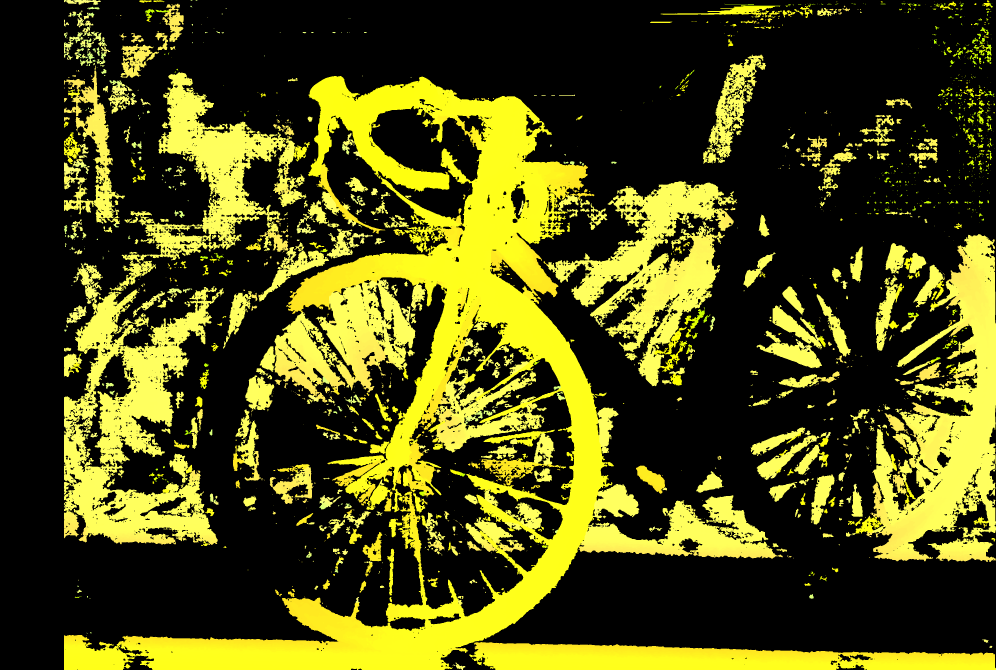
#> input picture main/down/img_0_uint8_2008x2988x3.png, 2988 x 2008 px, given in place of the camera (shown at 1/3 size)
$ python victus.py
#> lines starting #> are read from the running program, lines starting #| are printed output that depends on the picture; after the words box and inside, x2 and y2 are one past the last pixel; in counts of white or black regions, pixels touching at a corner belong together
#> in run_live, frame_l is the input picture: shape (2008, 2988, 3); mean B, G, R 19.6, 76.8, 77.6
### main/tools/disparity_map.py
import cv2
import numpy as np

from config import (
    MODE,

    FOCAL_LENGTH,
    BASELINE,
    DISPARITY_OFFSET,

    LEFT_IMAGE,
    RIGHT_IMAGE )


# =========================
# SGBM CONFIG
# =========================
stereo = cv2.StereoSGBM_create(
    minDisparity      = 0,
    numDisparities    = 16 * 8,     # 192 — must be divisible by 16
    blockSize         = 5,
    P1                = 8  * 3 * 5 ** 2,
    P2                = 32 * 3 * 5 ** 2,
    disp12MaxDiff     = 1,
    uniquenessRatio   = 10,
    speckleWindowSize = 100,
    speckleRange      = 32,
    mode              = cv2.STEREO_SGBM_MODE_SGBM,   # faster than default MODE_HH
)

def disparity_n_depth_map(
    left:    np.ndarray,
    right:   np.ndarray,
    colored: bool = False,
    scale:   float = 0.8,
    gray: bool = False

):
    """
    Compute disparity and metric depth map.

    Speed knobs
    -----------
    scale : resize both frames before SGBM, then upscale result back.
            0.5 => ~4x fewer pixels -> big FPS boost with small quality loss.
    """
#> called with colored = False, scale = 0.8, gray = False
    h, w = left.shape[:2]
#> h = 2008; w = 2988

    if gray:
        left = cv2.cvtColor(left, cv2.COLOR_BGR2GRAY)
        right = cv2.cvtColor(right, cv2.COLOR_BGR2GRAY)
    if scale != 1.0:
        dsize  = (int(w * scale), int(h * scale))
#> dsize = (2390, 1606)
        left = cv2.resize(left, dsize, interpolation=cv2.INTER_LINEAR)
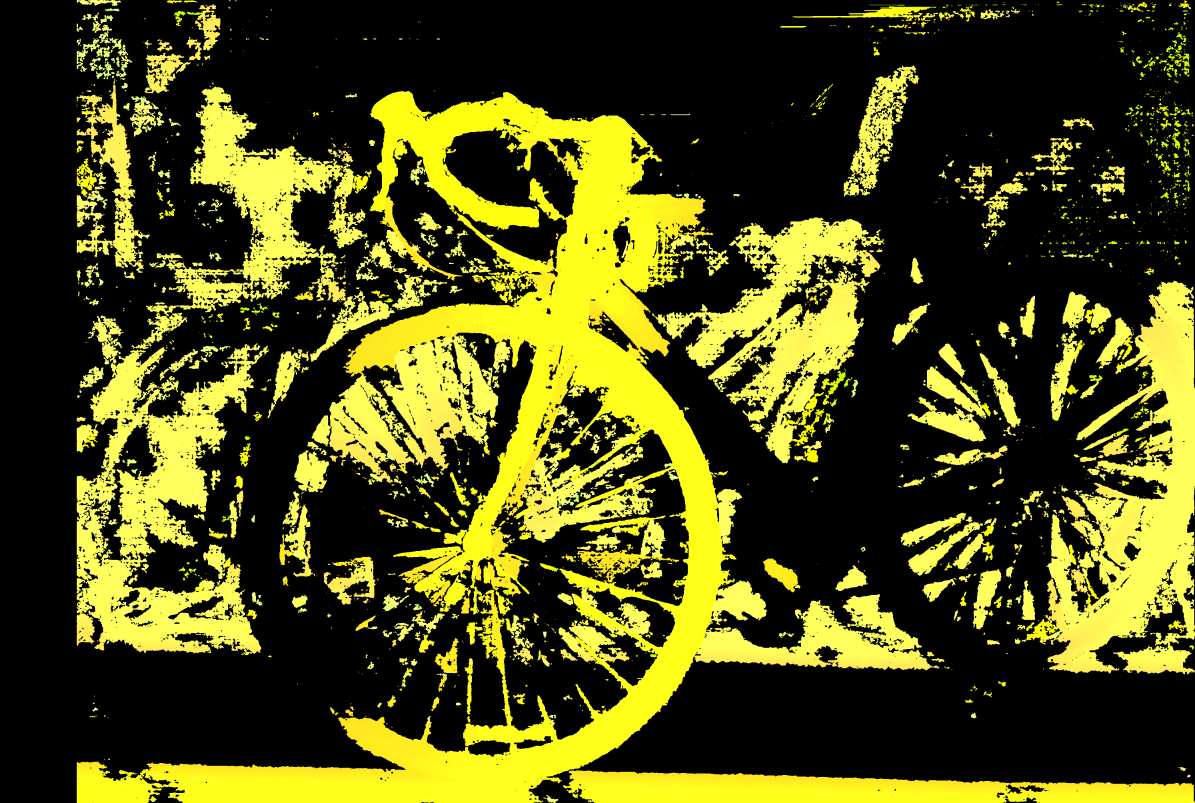
#> left: shape (1606, 2390, 3) (shown at 1/2 size); mean of channels 0, 1, 2 19.6, 76.8, 77.6; drawn as B, G, R
        right = cv2.resize(right, dsize, interpolation=cv2.INTER_LINEAR)

    disparity = stereo.compute(left, right).astype(np.float32) / 16.0
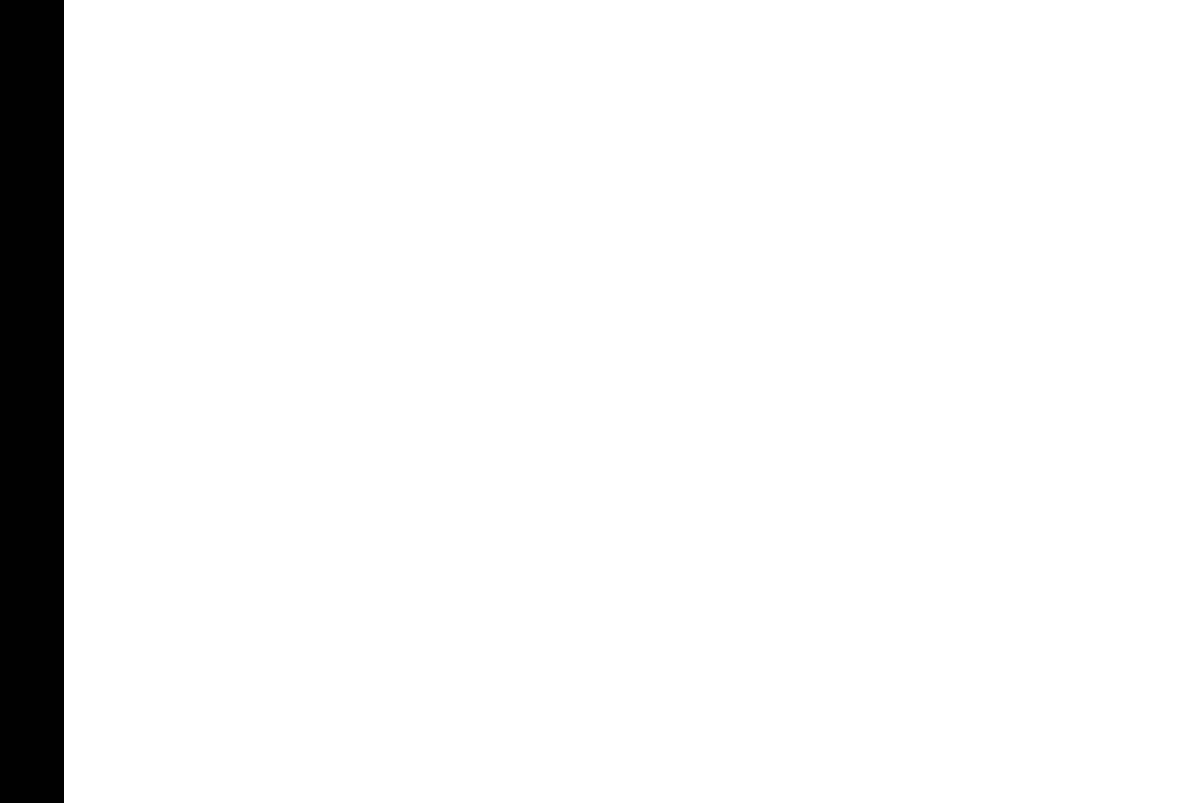
#> disparity: shape (1606, 2390) float32 (shown at 1/2 size); values -1 (black) and 0 (white), 94.6% white; 1 black region, box (x1, y1, x2, y2) and area: (0, 0, 128, 1606) 205568

    if scale != 1.0:
        disparity = cv2.resize(disparity, (w, h), interpolation=cv2.INTER_LINEAR)
#> disparity: shape (2008, 2988) float32
        disparity /= scale

    # ── Depth ──────────────────────────────────────────────────────────────────
    valid_mask = disparity > 0
#> valid_mask: shape (2008, 2988) bool; every value is 0
    depth = np.zeros_like(disparity, dtype=np.float32)
    depth[valid_mask] = (FOCAL_LENGTH * BASELINE) / (
        disparity[valid_mask] + DISPARITY_OFFSET
    )
#> depth: shape (2008, 2988) float32; every value is 0
    depth[~np.isfinite(depth)] = 0

    # Normalize disparity for display
    disparity_display = cv2.normalize(
        disparity,
        None,
        0,
        255,
        cv2.NORM_MINMAX
    ).astype(np.uint8)

    if colored:
        # Apply color map
        disparity_display = cv2.applyColorMap(
            disparity_display,
            cv2.COLORMAP_JET
        )


    return disparity_display, depth

# [35 lines left out: function automatic_grabcut, not called in this run]

### main/victus.py
import cv2
from config import (
    LEFT_CAMERA_INDEX,
    RIGHT_CAMERA_INDEX
)

from tools.disparity_map import disparity_n_depth_map as compute_depth

def run_live():

    cap_left = cv2.VideoCapture(LEFT_CAMERA_INDEX)
    cap_right = cv2.VideoCapture(RIGHT_CAMERA_INDEX)

    if not cap_left.isOpened():
        raise RuntimeError("Could not open left camera")

    if not cap_right.isOpened():
        raise RuntimeError("Could not open right camera")

    while True:

        ret_l, frame_l = cap_left.read()
        ret_r, frame_r = cap_right.read()

        if not ret_l or not ret_r:
            print("Frame capture failed")
            break

        disparity_map, depth = compute_depth(frame_l, frame_r)

        cv2.imshow("Left Camera", frame_l)
        cv2.imshow("Right Camera", frame_r)
        cv2.imshow("Disparity / Depth Map", disparity_map)

        if cv2.waitKey(1) & 0xFF == ord("q"):
#> (key q is pressed here)
            break

    cap_left.release()
    # cap_right.release()
    cv2.destroyAllWindows()

run_live()

$ run again, on main/down/img_1_uint8_2008x2988x3.png
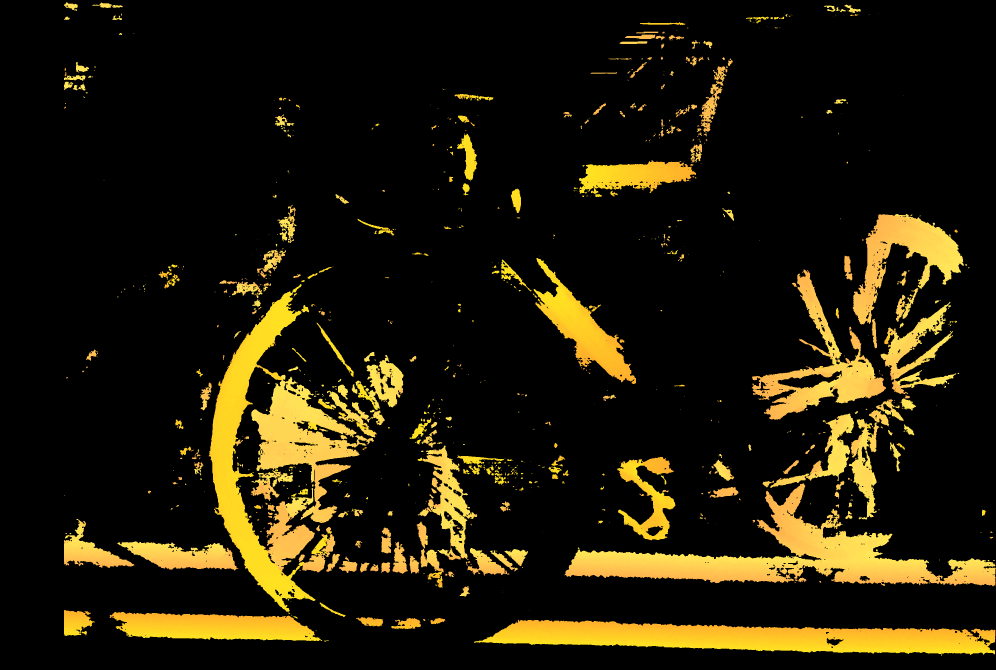
#> input picture main/down/img_1_uint8_2008x2988x3.png, 2988 x 2008 px, given in place of the camera (shown at 1/3 size)
#> in run_live, frame_l is the input picture: shape (2008, 2988, 3); mean B, G, R 8.5, 27.5, 34
#> in disparity_n_depth_map, `left = cv2.resize(left, dsize, interpolation=cv2.INTER_LINEAR)`:
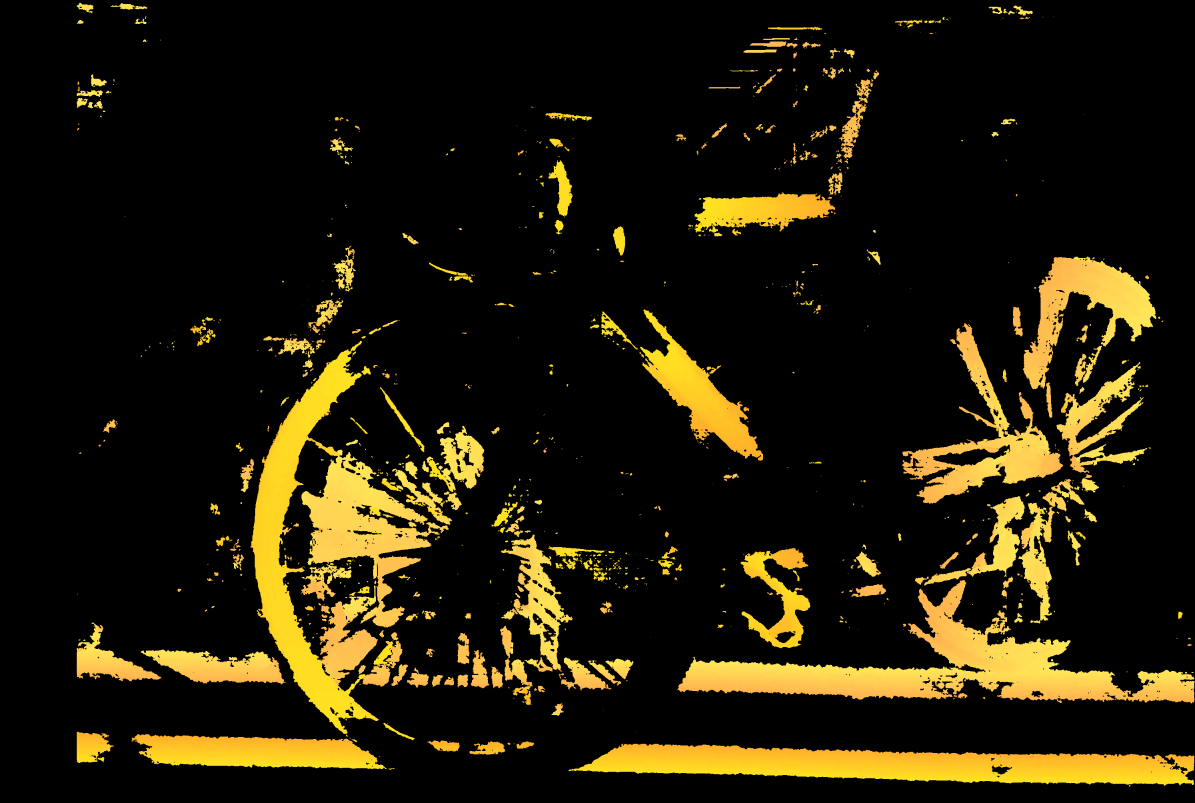
#> left: shape (1606, 2390, 3) (shown at 1/2 size); mean of channels 0, 1, 2 8.5, 27.5, 34; drawn as B, G, R
#> valid_mask: shape (2008, 2988) bool; every value is 0
#> depth: shape (2008, 2988) float32; every value is 0

$ run again, on main/down/img_2_uint8_2008x2988x3.png
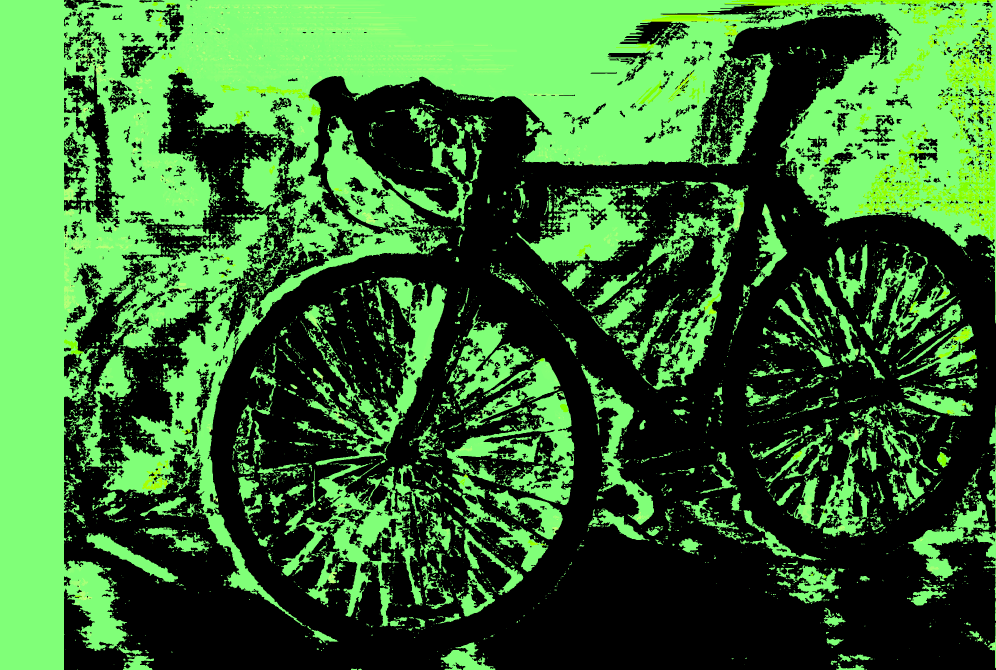
#> input picture main/down/img_2_uint8_2008x2988x3.png, 2988 x 2008 px, given in place of the camera (shown at 1/3 size)
#> in run_live, frame_l is the input picture: shape (2008, 2988, 3); mean B, G, R 50.2, 110.2, 56
#> in disparity_n_depth_map, `left = cv2.resize(left, dsize, interpolation=cv2.INTER_LINEAR)`:
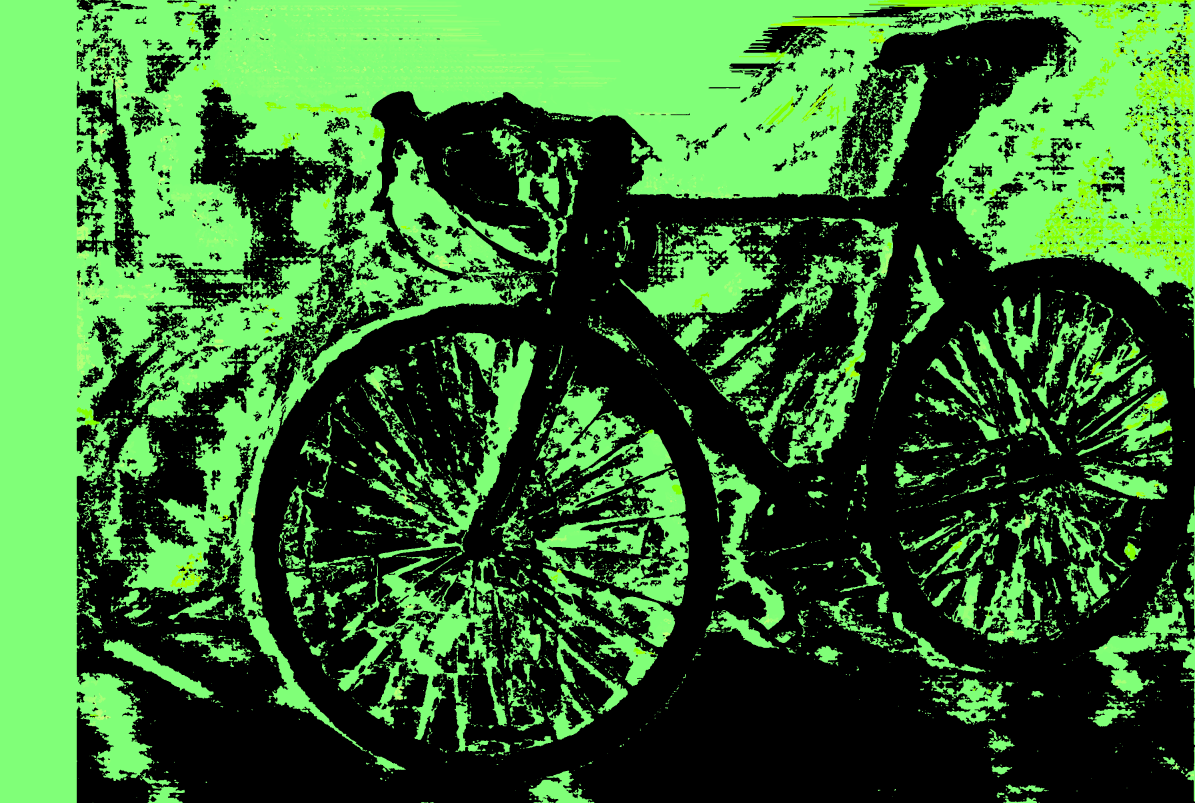
#> left: shape (1606, 2390, 3) (shown at 1/2 size); mean of channels 0, 1, 2 50.2, 110.2, 56; drawn as B, G, R
#> valid_mask: shape (2008, 2988) bool; every value is 0
#> depth: shape (2008, 2988) float32; every value is 0

$ run again, on main/down/img_3_uint8_2008x2988x3.png
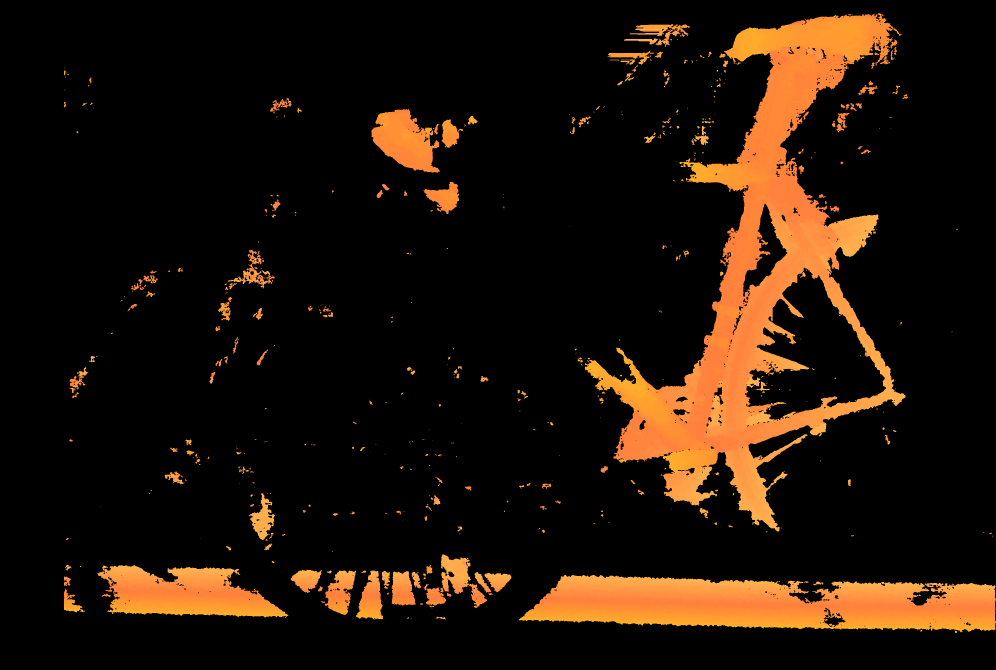
#> input picture main/down/img_3_uint8_2008x2988x3.png, 2988 x 2008 px, given in place of the camera (shown at 1/3 size)
#> in run_live, frame_l is the input picture: shape (2008, 2988, 3); mean B, G, R 7.9, 19.3, 33
#> in disparity_n_depth_map, `left = cv2.resize(left, dsize, interpolation=cv2.INTER_LINEAR)`:
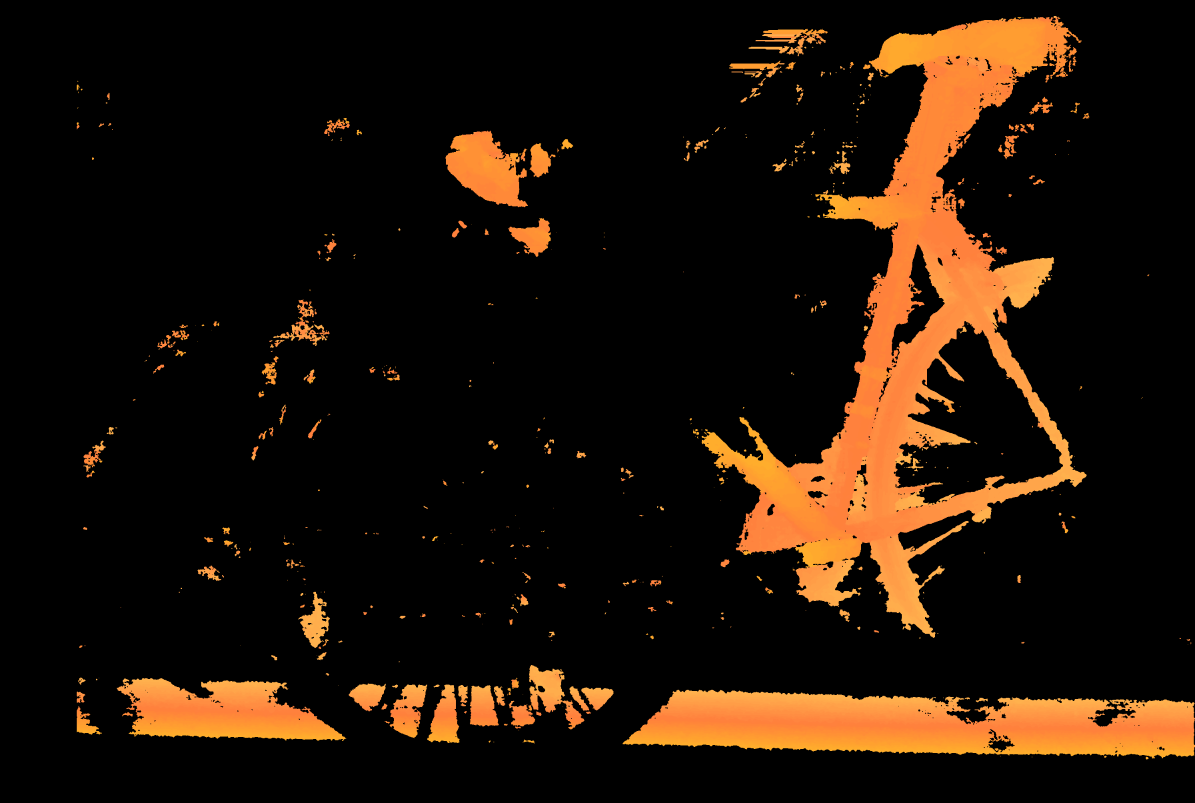
#> left: shape (1606, 2390, 3) (shown at 1/2 size); mean of channels 0, 1, 2 7.9, 19.3, 33; drawn as B, G, R
#> valid_mask: shape (2008, 2988) bool; every value is 0
#> depth: shape (2008, 2988) float32; every value is 0
